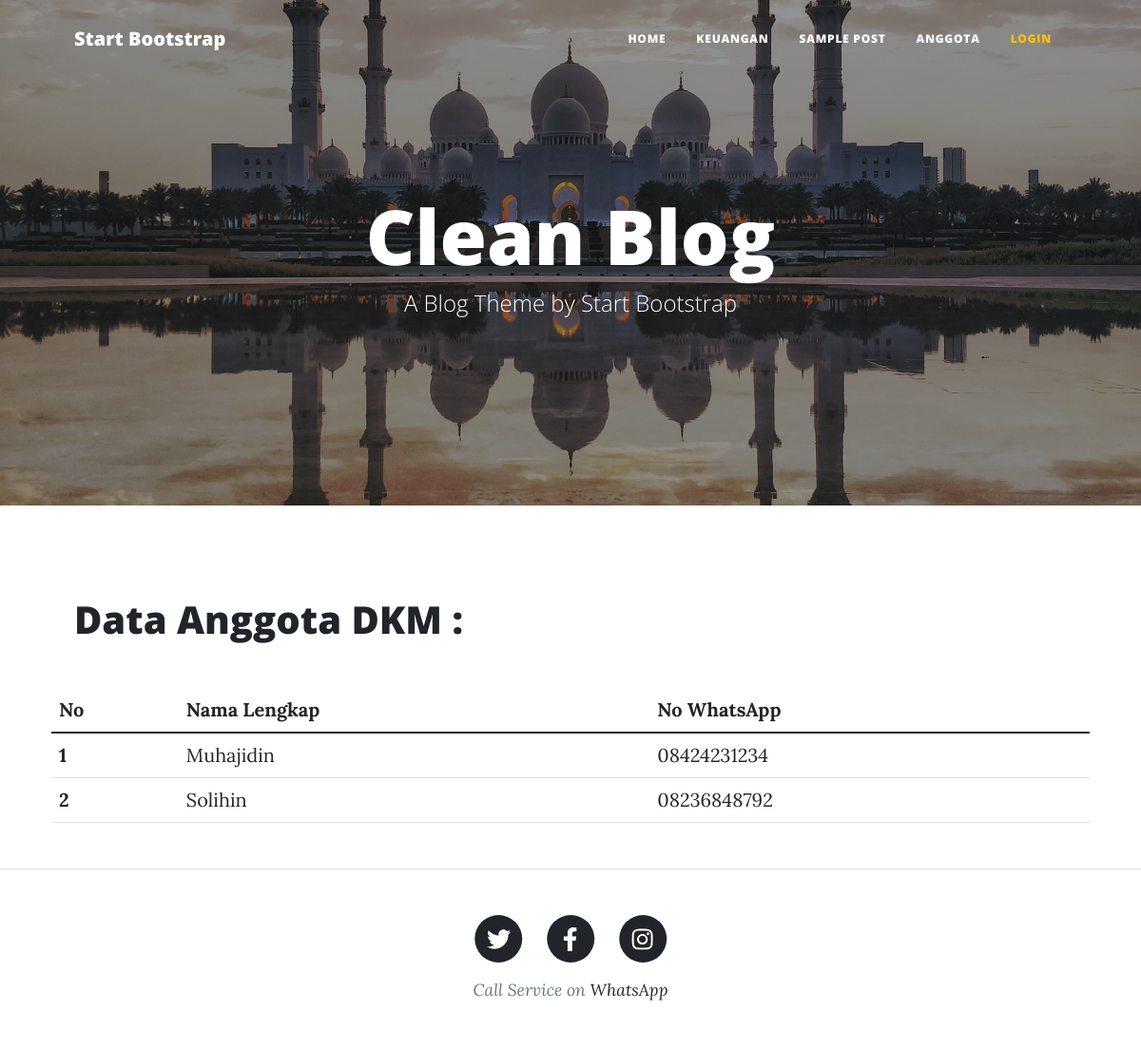
Page /index.php/welcome/anggota on the committed database.
### tables this page shows
CREATE TABLE `tb_anggota` (
  `id` int(5) NOT NULL,
  `nama` varchar(250) NOT NULL,
  `no_hp` varchar(250) NOT NULL
);

### application/controllers/Welcome.php (called while the page is built, shortened)
<?php
class Welcome extends CI_Controller {
	public function anggota()
	{
		$data['anggota'] = $this->model_anggota->get()->result();
		$this->load->view('anggota', $data);
	}
}

### index.php (called while the page is built, shortened)
<?php
require_once BASEPATH.'core/CodeIgniter.php';

### application/models/Model_anggota.php (called while the page is built)
<?php
class Model_anggota extends CI_Model
{
    public function get()
    {
        return $this->db->get('tb_anggota');
    }
}

### application/views/anggota.php (the view, shortened to what this page needs)
<!DOCTYPE html>
<html lang="en">
    <head>
        <link href="<?php echo base_url('assets/css/styles.css') ?>" rel="stylesheet" />
    </head>
    <body>
        <nav class="navbar navbar-expand-lg navbar-light" id="mainNav">
            <div class="container px-4 px-lg-5">
                <a class="navbar-brand" href="index.html">Start Bootstrap</a>
                <div class="collapse navbar-collapse" id="navbarResponsive">
                    <ul class="navbar-nav ms-auto py-4 py-lg-0">
                        <li class="nav-item"><a class="nav-link px-lg-3 py-3 py-lg-4" href="<?php echo base_url('') ?>">Home</a></li>
                        <li class="nav-item"><a class="nav-link px-lg-3 py-3 py-lg-4" href="<?php echo base_url('welcome/keuangan') ?>">Keuangan</a></li>
                        <li class="nav-item"><a class="nav-link px-lg-3 py-3 py-lg-4" href="<?php echo base_url('welcome/album') ?>">Sample Post</a></li>
                        <li class="nav-item"><a class="nav-link px-lg-3 py-3 py-lg-4" href="<?php echo base_url('welcome/anggota') ?>">Anggota</a></li>
                        <li class="nav-item"><a class="nav-link px-lg-3 py-3 py-lg-4 text-warning" href="">Login</a></li>
                    </ul>
                </div>
            </div>
        </nav>
        <header class="masthead" style="background-image: url('../assets/images/bg.jpg')">
            <div class="container position-relative px-4 px-lg-5">
                <div class="row gx-4 gx-lg-5 justify-content-center">
                    <div class="col-md-10 col-lg-8 col-xl-7">
                        <div class="site-heading">
                            <h1>Clean Blog</h1>
                            <span class="subheading">A Blog Theme by Start Bootstrap</span>
                        </div>
                    </div>
                </div>
            </div>
        </header>
        <div class="container px-4 px-lg-5">
            <div class="row gx-4 gx-lg-5 justify-content-center">
                <div class="h1 mt-5 mb-5">Data Anggota DKM : </div>
                    <table class="table container mb-5">
  <thead>
    <tr>
      <th scope="col">No</th>
      <th scope="col">Nama Lengkap</th>
      <th scope="col">No WhatsApp</th>
    </tr>
  </thead>
  <tbody>
    <?php foreach ($anggota as $agt) : ?>
    <tr>
      <th scope="row"><?php echo $agt->id ?></th>
      <td><?php echo $agt->nama ?></td>
      <td><?php echo $agt->no_hp ?></td>
    </tr>
    <?php endforeach; ?>
  </tbody>
</table>
                </div>
            </div>
        <footer class="border-top">
            <div class="container px-4 px-lg-5">
                <div class="row gx-4 gx-lg-5 justify-content-center">
                    <div class="col-md-10 col-lg-8 col-xl-7">
                        <ul class="list-inline text-center">
                            <li class="list-inline-item">
                                <a href="#!">
                                    <span class="fa-stack fa-lg">
                                        <i class="fas fa-circle fa-stack-2x"></i>
                                        <i class="fab fa-twitter fa-stack-1x fa-inverse"></i>
                                    </span>
                                </a>
                            </li>
                            <li class="list-inline-item">
                                <a href="#!">
                                    <span class="fa-stack fa-lg">
                                        <i class="fas fa-circle fa-stack-2x"></i>
                                        <i class="fab fa-facebook-f fa-stack-1x fa-inverse"></i>
                                    </span>
                                </a>
                            </li>
                            <li class="list-inline-item">
                                <a href="#!">
                                    <span class="fa-stack fa-lg">
                                        <i class="fas fa-circle fa-stack-2x"></i>
                                        <i class="fab fa-instagram fa-stack-1x fa-inverse"></i>
                                    </span>
                                </a>
                            </li>
                        </ul>
                        <div class="small text-center text-muted fst-italic">Call Service on <a href="#">WhatsApp</a></div>
                    </div>
                </div>
            </div>
        </footer>
    </body>
</html>

### rows in the picture
tb_anggota: id "1", nama "Muhajidin", no_hp "08424231234"
tb_anggota: id "2", nama "Solihin", no_hp "08236848792"
